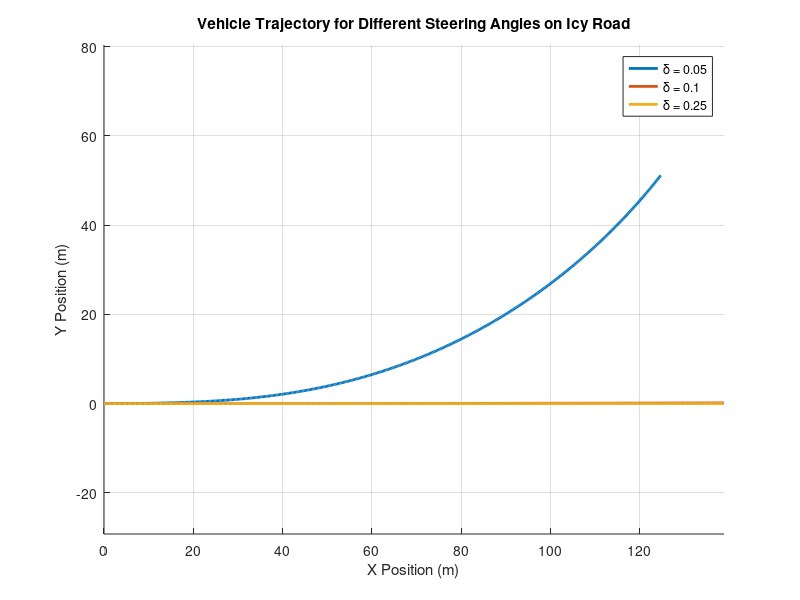

MATLAB code to generate this figure:
% ME 303 - Zhao Pan
% Programmers: Shaan B, Zubair H, Mirza M, Dharmik R, Milind K
% Date: 11th March, 2025

clc; % Clear command window and workspace

% Table 1 Parameters
m = 1400; % Vehicle mass (kg)
a = 1.14; % Distance from centre of mass to the front axle (m)
b = 1.33; % Distance from centre of mass to the rear axle (m)
Iz = 2420; % Yaw inertia (kg·m^2)
dt = 0.01; % Δt (grid spacing)
t = 0:dt:5; % Simulate for 5 seconds

% Vehicle speed (100 km/h in m/s)
u = 100 / 3.6;

% Define different steering angles to test
delta_vals = [0.05, 0.1, 0.25];  % Three different delta values
labels = {'\delta = 0.05', '\delta = 0.1', '\delta = 0.25'};

figure; 
hold on; 
grid on; % Open a new figure and hold for multiple plots

for d = 1:length(delta_vals)
    delta = delta_vals(d);

    % Determine tire cornering stiffness based on delta
    if abs(delta) <= 0.06
        Cf = 20000;
        Cr = 20000;
    elseif abs(delta) <= 0.2
        Cf = 100;
        Cr = 100;
    else
        Cf = 0;
        Cr = 0;
    end

    % System of ODEs
    A = [- (Cf + Cr) / (m * u), - (a * Cf - b * Cr) / (m * u) - u;
         - (a * Cf - b * Cr) / (Iz * u), - (a^2 * Cf + b^2 * Cr) / (Iz * u)];
    B = [Cf / m; a * Cf / Iz];

    % Initial conditions
    x0 = [0; 0];  % [y_dot; psi_dot]
    psi0 = 0;     % Initial heading angle
    X0 = 0;       % Initial X position
    Y0 = 0;       % Initial Y position

    % Pre-allocate storage for states
    x_rk4 = zeros(2, length(t)); x_rk4(:,1) = x0;
    psi = zeros(1, length(t)); psi(1) = psi0;
    X = zeros(1, length(t)); X(1) = X0;
    Y = zeros(1, length(t)); Y(1) = Y0;

    % RK4 Solver
    for i = 1:length(t)-1
        k1 = A * x_rk4(:,i) + B * delta;
        k2 = A * (x_rk4(:,i) + 0.5 * dt * k1) + B * delta;
        k3 = A * (x_rk4(:,i) + 0.5 * dt * k2) + B * delta;
        k4 = A * (x_rk4(:,i) + dt * k3) + B * delta;
        x_rk4(:,i+1) = x_rk4(:,i) + (dt/6) * (k1 + 2*k2 + 2*k3 + k4);

        % Integrate yaw rate to get heading angle
        psi(i+1) = psi(i) + dt * x_rk4(2,i);

        % Integrate velocity equations to get X and Y positions
        v_y = x_rk4(1,i) + a * x_rk4(2,i);
        X(i+1) = X(i) + dt * (u * cos(psi(i)) - v_y * sin(psi(i)));
        Y(i+1) = Y(i) + dt * (v_y * cos(psi(i)) + u * sin(psi(i)));
    end

    plot(X, Y, 'LineWidth', 2, 'DisplayName', labels{d});
end

% Final plot formatting
xlabel('X Position (m)');
ylabel('Y Position (m)');
title('Vehicle Trajectory for Different Steering Angles on Icy Road');
legend('show');  % Show legend with delta values
axis equal; % Keep x and y axes equal when zooming in and out
